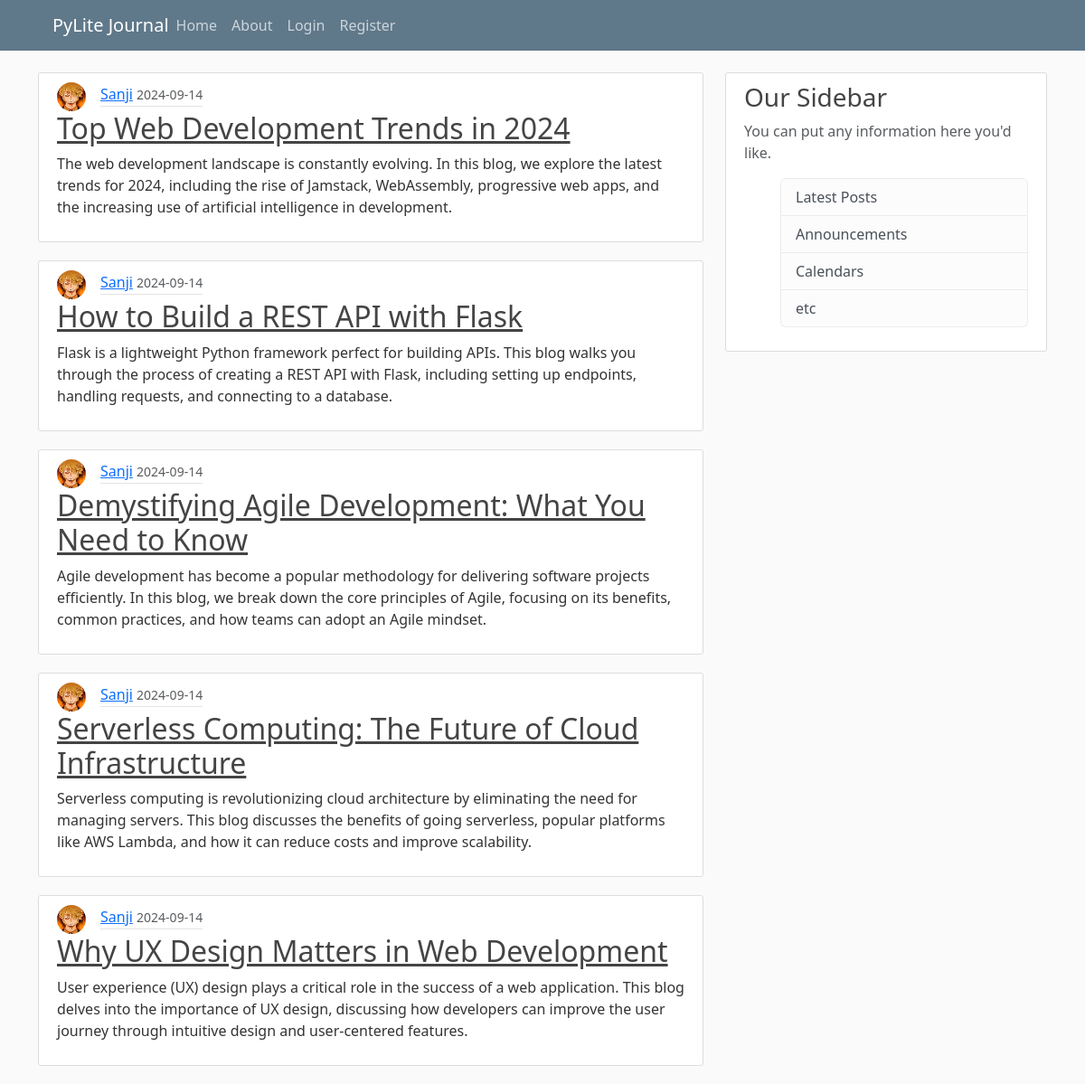
Before: / with the older database file.
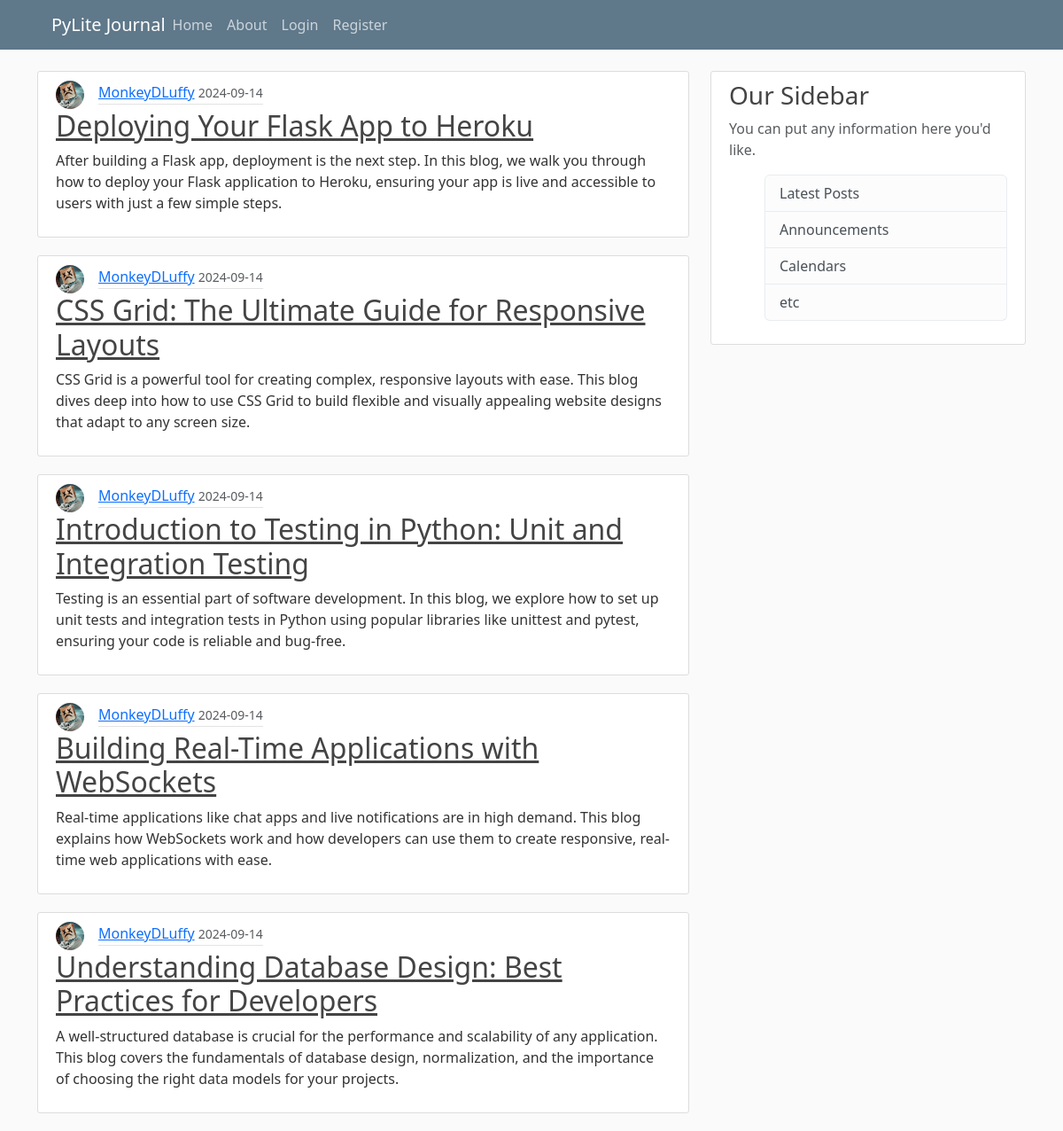
After: the same page with the newer database file.
### flask_blog/models.py (models this page shows, shortened)
class Post(db.Model):
  id = db.Column(db.Integer, primary_key=True)
  title = db.Column(db.String(100), nullable=False)
  date = db.Column(db.DateTime, nullable=False, default=datetime.now)
  content = db.Column(db.Text, nullable=False)
  user_id = db.Column(db.Integer, db.ForeignKey('user.id'), nullable=False)

class User(db.Model, UserMixin):
  id = db.Column(db.Integer, primary_key=True)
  username = db.Column(db.String(20), unique=True, nullable=False)
  email = db.Column(db.String(120), unique=True, nullable=False)
  image_file = db.Column(db.String(20), nullable=False, default='default.jpg')
  password = db.Column(db.String(60), nullable=False)
  posts = db.relationship('Post', backref='author', lazy=True)

### flask_blog/routes.py (the view)
@app.route("/")
def home():
  page = request.args.get('page', 1, type=int)
  posts = Post.query.order_by(Post.date.desc()).paginate(page=page, per_page=5)
  return render_template('home.html', posts=posts, title='Home')

### flask_blog/templates/home.html
{% extends "layout.html" %}
{% block content %}
  {% for post in posts %}
  <article class="media content-section">
    <div class="media-body">
      <div style="display: flex; align-items: center;">
        <img class="rounded-circle article-img"
          src="{{ url_for('static', filename='profile_pictures/' + post.author.image_file) }}" alt="" style="width: 2rem; height: 2rem;">
        <div class="article-metadata">
          <a class="mr-2" href="{{ url_for('post', post_id=post.id) }}">{{ post.author.username }}</a>
          <small class="text-muted">{{ post.date.strftime('%Y-%m-%d') }}</small>
        </div></div>
      <h2><a class="article-title" href="{{ url_for('post', post_id=post.id) }}">{{ post.title }}</a></h2>
      <p class="article-content">{{ post.content }}</p>
    </div>
  </article>
  {% endfor %}
{% endblock content %}

Changed rows visible on the page:
no longer on this page (row unchanged): Post: image_file (picture), author.username "Sanji", date "2024-09-14", title "Top Web Development Trends in 2024", content "The web development landscape is constantly evolving. In this blog, we explore the latest trends for 2024, including the rise of Jamstack, WebAssembly, progressive web apps, and the increasing use of artificial intelligence in development."
no longer on this page (row unchanged): Post: image_file (picture), author.username "Sanji", date "2024-09-14", title "How to Build a REST API with Flask", content "Flask is a lightweight Python framework perfect for building APIs. This blog walks you through the process of creating a REST API with Flask, including setting up endpoints, handling requests, and connecting to a database."
no longer on this page (row unchanged): Post: image_file (picture), author.username "Sanji", date "2024-09-14", title "Demystifying Agile Development: What You Need to Know", content "Agile development has become a popular methodology for delivering software projects efficiently. In this blog, we break down the core principles of Agile, focusing on its benefits, common practices, and how teams can adopt an Agile mindset."
no longer on this page (row unchanged): Post: image_file (picture), author.username "Sanji", date "2024-09-14", title "Serverless Computing: The Future of Cloud Infrastructure", content "Serverless computing is revolutionizing cloud architecture by eliminating the need for managing servers. This blog discusses the benefits of going serverless, popular platforms like AWS Lambda, and how it can reduce costs and improve scalability."
no longer on this page (row unchanged): Post: image_file (picture), author.username "Sanji", date "2024-09-14", title "Why UX Design Matters in Web Development", content "User experience (UX) design plays a critical role in the success of a web application. This blog delves into the importance of UX design, discussing how developers can improve the user journey through intuitive design and user-centered features."
added Post: image_file (picture), author.username "MonkeyDLuffy", date "2024-09-14", title "Deploying Your Flask App to Heroku", content "After building a Flask app, deployment is the next step. In this blog, we walk you through how to deploy your Flask application to Heroku, ensuring your app is live and accessible to users with just a few simple steps."
added Post: image_file (picture), author.username "MonkeyDLuffy", date "2024-09-14", title "CSS Grid: The Ultimate Guide for Responsive Layouts", content "CSS Grid is a powerful tool for creating complex, responsive layouts with ease. This blog dives deep into how to use CSS Grid to build flexible and visually appealing website designs that adapt to any screen size."
added Post: image_file (picture), author.username "MonkeyDLuffy", date "2024-09-14", title "Introduction to Testing in Python: Unit and Integration Testing", content "Testing is an essential part of software development. In this blog, we explore how to set up unit tests and integration tests in Python using popular libraries like unittest and pytest, ensuring your code is reliable and bug-free."
added Post: image_file (picture), author.username "MonkeyDLuffy", date "2024-09-14", title "Building Real-Time Applications with WebSockets", content "Real-time applications like chat apps and live notifications are in high demand. This blog explains how WebSockets work and how developers can use them to create responsive, real-time web applications with ease."
added Post: image_file (picture), author.username "MonkeyDLuffy", date "2024-09-14", title "Understanding Database Design: Best Practices for Developers", content "A well-structured database is crucial for the performance and scalability of any application. This blog covers the fundamentals of database design, normalization, and the importance of choosing the right data models for your projects."
